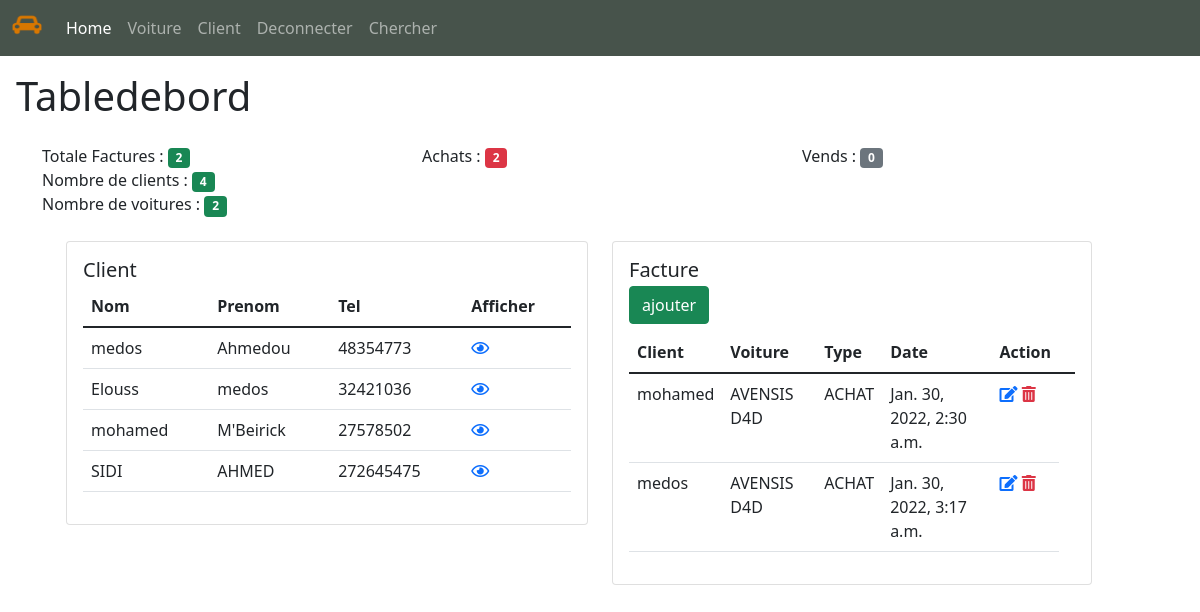
Page /home/ on the earlier database version.
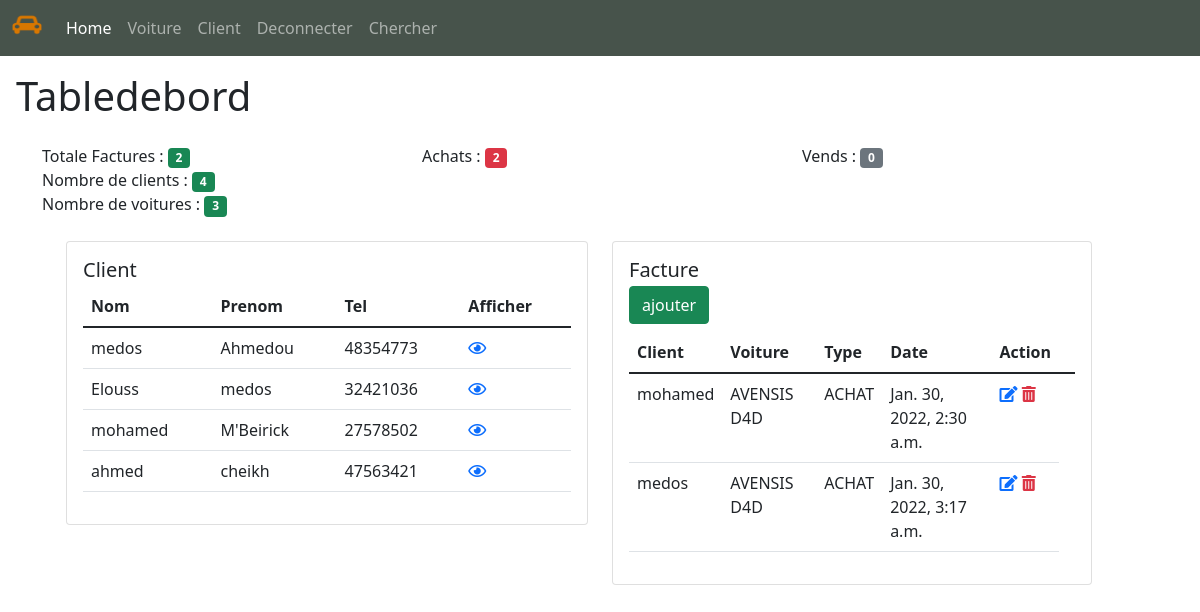
Same page on the later database version.
### Bourse/models.py (models this page shows, shortened)
class Client(models.Model):
    nom = models.CharField(max_length=50)
    prenom = models.CharField(max_length=50)
    email = models.EmailField(max_length=50)
    tel = models.IntegerField()
    def __str__(self):
        return self.nom

class Facture(models.Model):
    FACTURE_TYPE = (
        ('ACHAT', 'Achat'),
        ('VENDRE', 'Vendre')
    )
    client = models.ForeignKey(Client, null=True, on_delete=models.SET_NULL)
    voiture = models.ForeignKey(Voiture ,related_name='factures', on_delete=models.CASCADE)
    type = models.CharField(max_length=50, choices=FACTURE_TYPE)
    date = models.DateTimeField(auto_now_add=True)

class Voiture(models.Model):
    matricule = models.CharField(max_length=50)
    marque = models.CharField(max_length=50)
    couleur = models.CharField(max_length=60)
    prix = models.FloatField(max_length=40)
    modele = models.CharField(max_length=40)
    numerosachet = models.CharField(max_length=40)
    image = models.ImageField(upload_to='static/image', null=True)
    def __str__(self):
      return self.modele

### Bourse/views.py (the view)
# urls.py: path('home/', views.home, name="home"),
def home(request):
    client = Client.objects.all()
    voiture = Voiture.objects.all()
    facture = Facture.objects.all()
    t_facture = facture.count()
    a_facture = facture.filter(type='ACHAT').count()
    v_facture = facture.filter(type='VENDRE').count()
    N_client = client.count()
    N_voiture = voiture.count()
    context = {'client':client,
               'facture':facture,
               't_facture':t_facture,
               'a_facture':a_facture,
               'v_facture':v_facture,
               'N_client':N_client,
               'N_voiture':N_voiture}
    return render(request ,'Bourse/tabledebord.html',context)

### Bourse/templates/Bourse/tabledebord.html (shortened to what this page needs)
{% extends 'Bourse/Principale.html' %}
{% block content %}
<h1 class="p-3" > Tabledebord </h1>
<div class="container pb-5">
    <div class="row">
      <div class="col-sm">
        Totale Factures :  <span class="badge bg-success">{{ t_facture }}</span>
      </div>
      <div class="col-sm">
        Achats : <span class="badge bg-danger">{{ a_facture }}</span>
      </div>
      <div class="col-sm">
        Vends :  <span class="badge bg-secondary">{{v_facture}}</span>
    </div>
</div>
<div class="">
  <div class="row">
    <div class="col-sm">
      Nombre de clients :  <span class="badge bg-success">{{ N_client }}</span>
    </div>
</div>
<div class="">
  <div class="row">
    <div class="">
      Nombre de voitures :  <span class="badge bg-success">{{ N_voiture }}</span>
    </div>
</div>
</div>
<div class="container p-4">
    <div class="row">
      <div class="col">
        <div class="card" >
            <div class="card-body">
              <h5 class="card-title">Client</h5>
              <table class="table">
                <thead>
                  <tr>
                    <th scope="col">Nom</th>
                    <th scope="col">Prenom</th>
                    <th scope="col">Tel</th>
                    <th scope="col">Afficher</th>
                  </tr>
                </thead>
                <tbody>
                    {% for item in client %}
                      <tr>
                    <td>{{item.nom}}</td>
                    <td>{{item.prenom}}</td>
                    <td>{{item.tel}}</td>
                    <td> <a href="{% url 'client' item.id %}"> <i class="far fa-eye"></i> </a></td>
                     </tr>
                    {% endfor %}
                </tbody>
              </table>
            </div>
          </div>
      </div>
      <div class="col">
        <div class="card" style="width: 30rem"; >
            <div class="card-body">
              <h5 class="card-title">Facture</h5>
              <h6 class="card-subtitle mb-2 text-muted"><a class="btn btn-success" href="{% url 'ajouter'%}">ajouter</a></h6>
              <table class="table">
                <thead>
                  <tr>
                    <th scope="col">Client</th>
                    <th scope="col">Voiture</th>
                    <th scope="col">Type</th>
                    <th scope="col">Date</th>
                    <th scope="col">Action</th>
                    <th scope="col"></th>
                  </tr>
                </thead>
                <tbody>
                    {% for item in facture %}
                      <tr>
                    <td>{{item.client}}</td>
                    <td>{{item.voiture}}</td>
                    <td>{{item.type}}</td>
                    <td>{{item.date}}</td>
                    <td>
                        <a  href="{% url 'modifier' item.id %}" > <i class="fas fa-edit"></i></a>
                      <a class="text-danger" href="/confirmersupression/{{item.id}}/" ><i class="fas fa-trash-alt"></i></a>
                    </td>
                     </tr>
                    {% endfor %}
                </tbody>
              </table>
            </div>
          </div>
      </div>
    </div>
  </div>
{% endblock %}

Differences in the rows shown:
removed Client: nom "SIDI", prenom "AHMED", tel "272645475"
added Client: nom "ahmed", prenom "cheikh", tel "47563421"
Other differences:
{{ N_voiture }}: "2" → "3"
